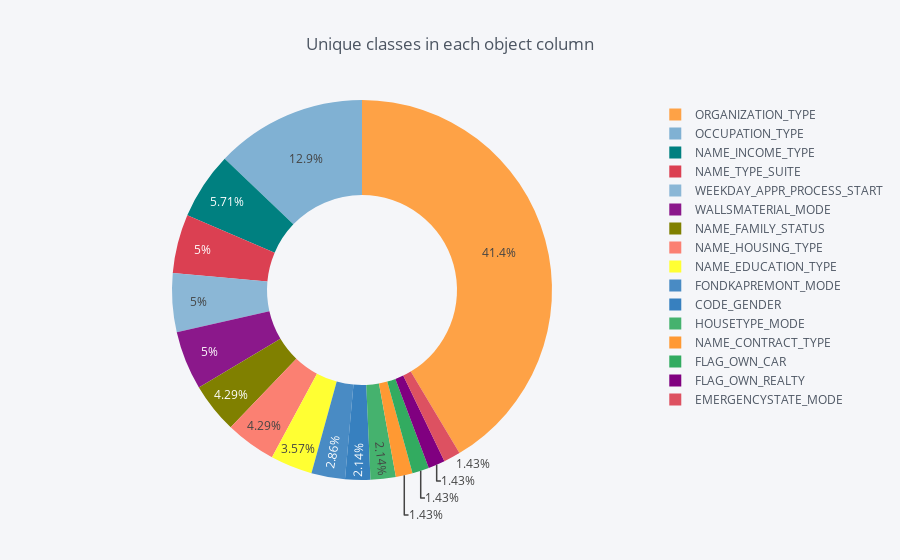

The code cell stored with this chart in its notebook:
### Markdown cell above
## 3. Unique classes in each object column

### Code cell
temp = application_train.select_dtypes('object').apply(pd.Series.nunique, axis = 0)
df = pd.DataFrame({'labels': temp.index,
                   'values': temp.values
                  })
df.iplot(kind='pie',labels='labels',values='values', title='Unique classes in each object column', hole = 0.5)

### Figure 1 — Plotly figure (JSON) as saved in the notebook; plotly's stock layout.template omitted (floating-point values rounded to 4 significant figures)
{"data": [{"hole": 0.5, "labels": ["NAME_CONTRACT_TYPE", "CODE_GENDER", "FLAG_OWN_CAR", "FLAG_OWN_REALTY", "NAME_TYPE_SUITE", "NAME_INCOME_TYPE", "NAME_EDUCATION_TYPE", "NAME_FAMILY_STATUS", "NAME_HOUSING_TYPE", "OCCUPATION_TYPE", "WEEKDAY_APPR_PROCESS_START", "ORGANIZATION_TYPE", "FONDKAPREMONT_MODE", "HOUSETYPE_MODE", "WALLSMATERIAL_MODE", "EMERGENCYSTATE_MODE"], "marker": {"colors": ["rgba(255, 153, 51, 1.0)", "rgba(55, 128, 191, 1.0)", "rgba(50, 171, 96, 1.0)", "rgba(128, 0, 128, 1.0)", "rgba(219, 64, 82, 1.0)", "rgba(0, 128, 128, 1.0)", "rgba(255, 255, 51, 1.0)", "rgba(128, 128, 0, 1.0)", "rgba(251, 128, 114, 1.0)", "rgba(128, 177, 211, 1.0)", "rgba(128, 177, 211, 0.8999999999999999)", "rgba(255, 153, 51, 0.8999999999999999)", "rgba(55, 128, 191, 0.8999999999999999)", "rgba(50, 171, 96, 0.8999999999999999)", "rgba(128, 0, 128, 0.8999999999999999)", "rgba(219, 64, 82, 0.8999999999999999)"]}, "name": "", "type": "pie", "values": [2, 3, 2, 2, 7, 8, 5, 6, 6, 18, 7, 58, 4, 3, 7, 2]}], "layout": {"legend": {"bgcolor": "#F5F6F9", "font": {"color": "#4D5663"}}, "paper_bgcolor": "#F5F6F9", "plot_bgcolor": "#F5F6F9", "title": "Unique classes in each object column", "titlefont": {"color": "#4D5663"}}}
